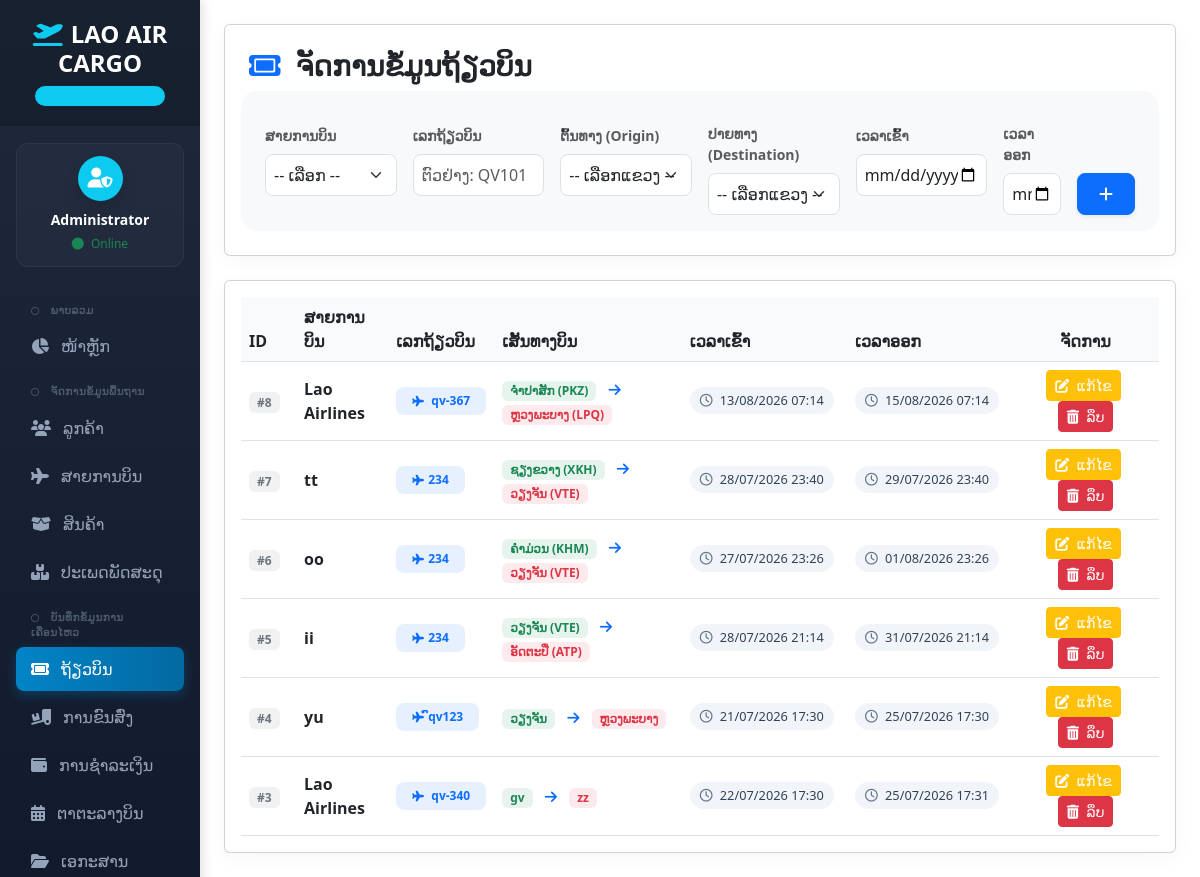
/flight.php, run on the app's committed database.
### tables this page shows
CREATE TABLE `flight` (
  `flight_id` int(11) NOT NULL,
  `airline_id` int(11) DEFAULT NULL,
  `flight_number` varchar(20) NOT NULL,
  `origin` varchar(100) DEFAULT NULL,
  `destination` varchar(100) DEFAULT NULL,
  `departure_time` datetime DEFAULT NULL,
  `arrival_time` datetime DEFAULT NULL
);

CREATE TABLE `airline` (
  `airline_id` int(11) NOT NULL,
  `airline_name` varchar(100) NOT NULL,
  `country` varchar(50) DEFAULT NULL,
  `contact` varchar(50) DEFAULT NULL
);

### flight.php (the view, shortened to what this page needs)
<?php
include 'db.php';
?>
<!DOCTYPE html>
<html lang="lo">
<head>
    <link href="https://cdn.jsdelivr.net/npm/bootstrap@5.3.0/dist/css/bootstrap.min.css" rel="stylesheet">
    <link href="https://cdnjs.cloudflare.com/ajax/libs/font-awesome/6.4.0/css/all.min.css" rel="stylesheet">
</head>
<body>
<div class="container-fluid">
    <div class="row">
        <?php include 'navbar.php'; ?>
        <main class="col-md-9 ms-sm-auto col-lg-10 main-content py-4 px-md-4">
            <div class="card p-4 mb-4 bg-white">
                <h3 class="fw-bold text-dark mb-4">
                    <i class="fa-solid fa-ticket text-primary me-2"></i> ຈັດການຂໍ້ມູນຖ້ຽວບິນ
                </h3>
                <form method="POST" class="row g-3 p-3 bg-light rounded-4">
                    <div class="col-md-2">
                        <label class="form-label small text-muted fw-semibold">ສາຍການບິນ</label>
                        <select name="airline_id" class="form-select p-2 rounded-3" required>
                            <option value="">-- ເລືອກ --</option>
                        </select>
                    </div>
                    <div class="col-md-2">
                        <label class="form-label small text-muted fw-semibold">ເລກຖ້ຽວບິນ</label>
                        <input type="text" name="flight_number" class="form-control p-2 rounded-3" placeholder="ຕົວຢ່າງ: QV101" required>
                    </div>
                    <div class="col-md-2">
                        <label class="form-label small text-muted fw-semibold">ຕົ້ນທາງ (Origin)</label>
                        <select name="origin" class="form-select p-2 rounded-3 province-select" required>
                            <option value="">-- ເລືອກແຂວງ --</option>
                        </select>
                    </div>
                    <div class="col-md-2">
                        <label class="form-label small text-muted fw-semibold">ປາຍທາງ (Destination)</label>
                        <select name="destination" class="form-select p-2 rounded-3 province-select" required>
                            <option value="">-- ເລືອກແຂວງ --</option>
                        </select>
                    </div>
                    <div class="col-md-2">
                        <label class="form-label small text-muted fw-semibold">ເວລາເຂົ້າ</label>
                        <input type="datetime-local" name="departure_time" class="form-control p-2 rounded-3" required>
                    </div>
                    <div class="col-md-1">
                        <label class="form-label small text-muted fw-semibold">ເວລາອອກ</label>
                        <input type="datetime-local" name="arrival_time" class="form-control p-2 rounded-3" required>
                    </div>
                    <div class="col-md-1 d-flex align-items-end">
                        <button type="submit" name="add" class="btn btn-primary p-2 w-100 rounded-3 shadow-sm">
                            <i class="fa-solid fa-plus"></i>
                        </button>
                    </div>
                </form>
            </div>
            <div class="card p-3 bg-white">
                <div class="table-responsive">
                    <table class="table align-middle table-hover mb-0">
                        <thead>
                            <tr>
                                <th width="6%">ID</th>
                                <th>ສາຍການບິນ</th>
                                <th>ເລກຖ້ຽວບິນ</th>
                                <th>ເສັ້ນທາງບິນ</th>
                                <th width="18%">ເວລາເຂົ້າ</th>
                                <th width="18%">ເວລາອອກ</th>
                                <th class="text-center" width="16%">ຈັດການ</th>
                            </tr>
                        </thead>
                        <tbody>
                            <?php
                            $res = mysqli_query($conn, "SELECT f.*, a.airline_name FROM flight f JOIN airline a ON f.airline_id = a.airline_id ORDER BY f.flight_id DESC");
                            while($row = mysqli_fetch_assoc($res)) {
                                $jsonData = json_encode($row, JSON_HEX_APOS | JSON_HEX_QUOT | JSON_UNESCAPED_UNICODE);
                                $departure = !empty($row['departure_time']) ? date('d/m/Y H:i', strtotime($row['departure_time'])) : '-';
                                $arrival = !empty($row['arrival_time']) ? date('d/m/Y H:i', strtotime($row['arrival_time'])) : '-';
                                echo "<tr>
                                    <td><span class='badge bg-secondary bg-opacity-10 text-secondary px-2 py-1.5 rounded'>#{$row['flight_id']}</span></td>
                                    <td><strong class='text-dark'>{$row['airline_name']}</strong></td>
                                    <td><span class='badge bg-primary bg-opacity-10 text-primary px-3 py-2 rounded-3 fw-bold'><i class='fa-solid fa-plane me-1 small'></i>{$row['flight_number']}</span></td>
                                    <td class='fw-semibold text-secondary'>
                                        <span class='badge bg-success bg-opacity-10 text-success px-2 py-1'>{$row['origin']}</span>
                                        <i class='fa-solid fa-arrow-right mx-2 text-primary small'></i>
                                        <span class='badge bg-danger bg-opacity-10 text-danger px-2 py-1'>{$row['destination']}</span>
                                    </td>
                                    <td><span class='time-badge'><i class='fa-regular fa-clock'></i> {$departure}</span></td>
                                    <td><span class='time-badge'><i class='fa-regular fa-clock'></i> {$arrival}</span></td>
                                    <td class='text-center'>
                                        <button type='button' class='btn btn-warning btn-sm btn-action text-white me-1' onclick='editFlight({$jsonData})'>
                                            <i class='fa-solid fa-pen-to-square me-1'></i> ແກ້ໄຂ
                                        </button>
                                        <a href='flight.php?delete={$row['flight_id']}' class='btn btn-danger btn-sm btn-action' onclick='return confirm(\"ທ່ານຕ້ອງການລຶບຖ້ຽວບິນນີ້ແທ້ຫຼືບໍ່?\")'>
                                            <i class='fa-solid fa-trash-can me-1'></i> ລຶບ
                                        </a>
                                    </td>
                                </tr>";
                            }
                            ?>
                        </tbody>
                    </table>
                </div>
            </div>
        </main>
    </div>
</div>
</body>
</html>

### flight.php (style rules this page uses)
body { font-family: 'Noto Sans Lao', 'Phetsarath OT', sans-serif; background-color: #f4f6f9; }
.card { border: none; border-radius: 16px; box-shadow: 0 4px 20px rgba(0,0,0,0.04) !important; }
.form-control, .form-select { border: 1px solid #e2e8f0; background-color: #ffffff; transition: all 0.2s ease; }
.table th { font-weight: 600; background-color: #f8fafc !important; color: #475569; }
.btn-action { padding: 6px 14px; border-radius: 10px; font-weight: 500; }
.time-badge { font-size: 0.8rem; padding: 4px 10px; border-radius: 20px; background-color: #f1f5f9; color: #334155; display: inline-block; }
.time-badge i { margin-right: 4px; color: #64748b; }
.province-select { cursor: pointer; }
.province-select option { padding: 8px; }

### navbar.php (style rules this page uses)
body { font-family: 'Noto Sans Lao', sans-serif; background-color: #f4f6f9; }
.main-content { margin-left: 16.66667%; padding: 30px; }

### data on the page
flight: flight_id "8", airline.airline_name "Lao Airlines", flight_number "qv-367", origin "ຈຳປາສັກ (PKZ)", destination "ຫຼວງພະບາງ (LPQ)", departure_time "13/08/2026 07:14", arrival_time "15/08/2026 07:14"
flight: flight_id "7", airline.airline_name "tt", flight_number "234", origin "ຊຽງຂວາງ (XKH)", destination "ວຽງຈັນ (VTE)", departure_time "28/07/2026 23:40", arrival_time "29/07/2026 23:40"
flight: flight_id "6", airline.airline_name "oo", flight_number "234", origin "ຄຳມ່ວນ (KHM)", destination "ວຽງຈັນ (VTE)", departure_time "27/07/2026 23:26", arrival_time "01/08/2026 23:26"
flight: flight_id "5", airline.airline_name "ii", flight_number "234", origin "ວຽງຈັນ (VTE)", destination "ອັດຕະປື (ATP)", departure_time "28/07/2026 21:14", arrival_time "31/07/2026 21:14"
flight: flight_id "4", airline.airline_name "yu", flight_number "ົqv123", origin "ວຽງຈັນ", destination "ຫຼວງພະບາງ", departure_time "21/07/2026 17:30", arrival_time "25/07/2026 17:30"
flight: flight_id "3", airline.airline_name "Lao Airlines", flight_number "qv-340", origin "gv", destination "zz", departure_time "22/07/2026 17:30", arrival_time "25/07/2026 17:31"

### other printed values
$_SESSION['username'] "Administrator"
$group_title "ພາບລວມ"
$data[0] "ໜ້າຫຼັກ"
$group_title "ຈັດການຂໍ້ມູນພື້ນຖານ"
$data[0] "ລູກຄ້າ"
$data[0] "ສາຍການບິນ"
$data[0] "ສິນຄ້າ"
$data[0] "ປະເພດພັດສະດຸ"
$group_title "ບັນທຶກຂໍ້ມູນການເຄື່ອນໄຫວ"
$data[0] "ຖ້ຽວບິນ"
$data[0] "ການຂົນສົ່ງ"
$data[0] "ການຊຳລະເງິນ"
$data[0] "ຕາຕະລາງບິນ"
$data[0] "ເອກະສານ"
